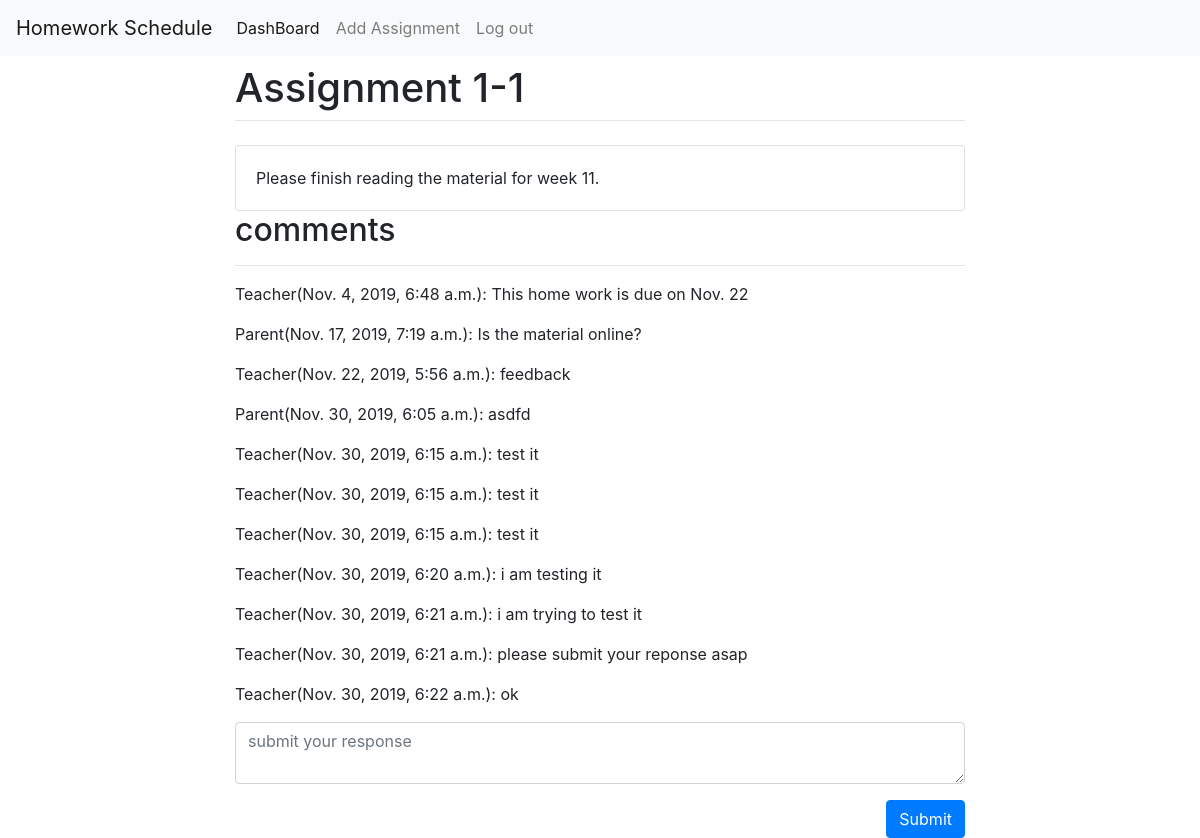
/assignment_preview/1/ (signed in), run on an earlier commit of the app's database.
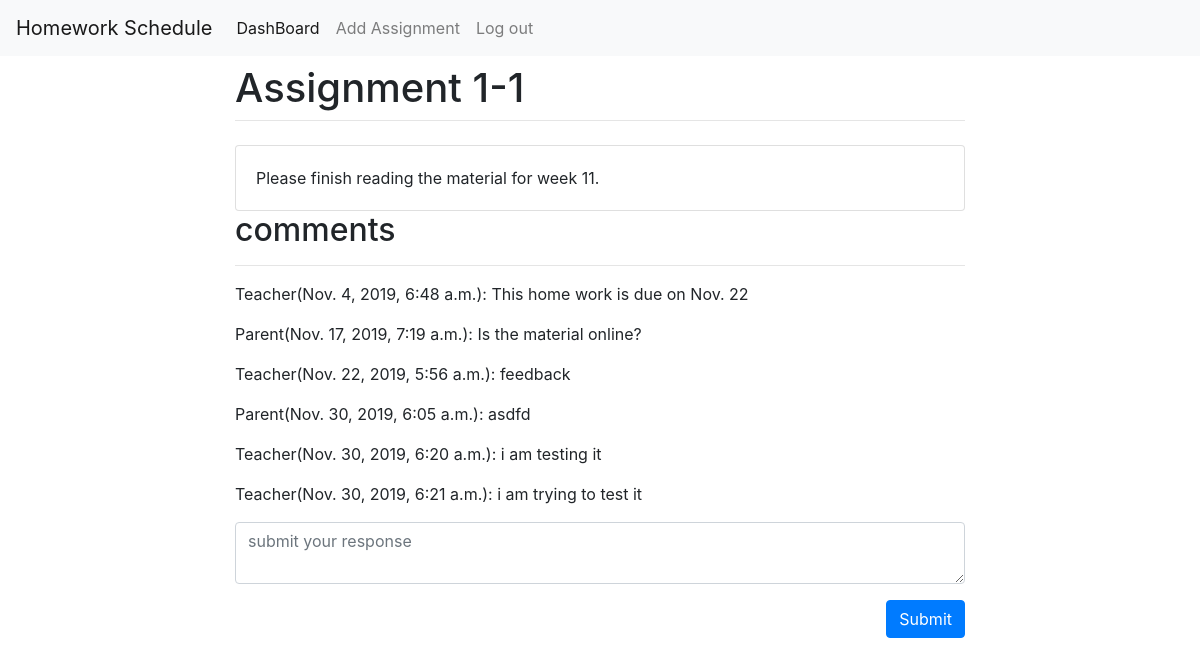
And on a later commit of the database.
### homeworkScheduleWeb/models.py (models this page shows)
class Comment(models.Model):
    content = models.TextField(default='', null=False)
    assignment_id = models.ForeignKey('Assignment', related_name='comments', on_delete=models.CASCADE, null=False)
    status = models.CharField(max_length=1, default='1', null=False)
    created = models.DateTimeField(auto_now_add=True, blank=True)
    user_id = models.ForeignKey(User, on_delete=models.CASCADE, null=True)

### homeworkScheduleWeb/views.py (the view)
# urls.py: url('^assignment_preview/(?P<id>\d+)/$', login_required(assignment_view), name='previewAssignment'),
def assignment_view(request, id):
    if request.method == 'POST':
        form = PostComment(request.POST)
        assignment = get_object_or_404(Assignment, pk=id)
        user = get_object_or_404(User, pk=1)
        if form.is_valid():
            comment = form.save(commit=False)
            cd = form.cleaned_data
            comment.content = cd['content']
            comment.assignment_id = assignment
            comment.status = 1
            comment.user_id = user
            comment.save()
    else:
        form = PostComment()
    assignment = Assignment.objects.get(id=id)
    comments = list(Comment.objects.filter(assignment_id=id))
    data = {'assignment': assignment, 'comments': comments, 'form': form}
    return render(request, 'preview_assignment.html', data)

### homeworkScheduleWeb/forms.py
class PostComment(forms.ModelForm):
    class Meta:
        model = Comment
        fields = ('content',)

### templates/preview_assignment.html (shortened to what this page needs)
<!doctype html>
<html lang="en">
  <head>
    <link rel="stylesheet" href="https://stackpath.bootstrapcdn.com/bootstrap/4.1.3/css/bootstrap.min.css">
  </head>
  <body>
    {% include "nav.html" %}
    <div class="container">
      <div class="row justify-content-center">
        <div class="col-8">
          <h1 class="mt-2">{{ assignment.name }}</h1>
          <hr class="mt-0 mb-4">
            <div class="card">
                <div class="card-body">
                    {{ assignment.content }}
                </div>
            </div>
        </div>
      </div>
        <div class="row justify-content-center">
            <div class="col-8">
                <h2>comments</h2>
            <hr>
            {% for comment in comments %}
               {% if comment.user_id.id == 1 %}
                <p> Teacher({{comment.created}}): {{ comment.content}} </p>
                {% elif comment.user_id.id == 2 %}
                <p> Parent({{comment.created}}): {{ comment.content}} </p>
                {% endif %}
            {% endfor %}
            </div>
        </div>
        <div class="row justify-content-center">
            <div class="col-8">
                <form action="/assignment_preview/{{assignment.id}}/"method="POST"> {% csrf_token %}
                  <div class="form-group">
                    <textarea class="form-control" name="content" placeholder="submit your response"></textarea>
                  </div>
                    <button type="submit" class="btn btn-primary" style="float: right;">Submit</button>
                </form>
            </div>
        </div>
    </div>
  </body>
</html>

What changed in the data, as far as the page shows it:
removed Comment: created "Nov. 30, 2019, 6:15 a.m.", content "test it"
removed Comment: created "Nov. 30, 2019, 6:15 a.m.", content "test it"
removed Comment: created "Nov. 30, 2019, 6:15 a.m.", content "test it"
removed Comment: created "Nov. 30, 2019, 6:21 a.m.", content "please submit your reponse asap"
removed Comment: created "Nov. 30, 2019, 6:22 a.m.", content "ok"
